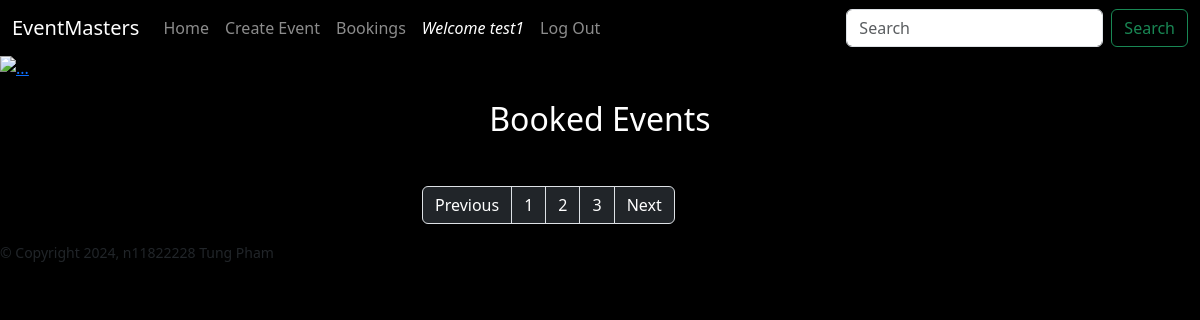
Before: /Order/BookingHistory (signed in) with the older database file.
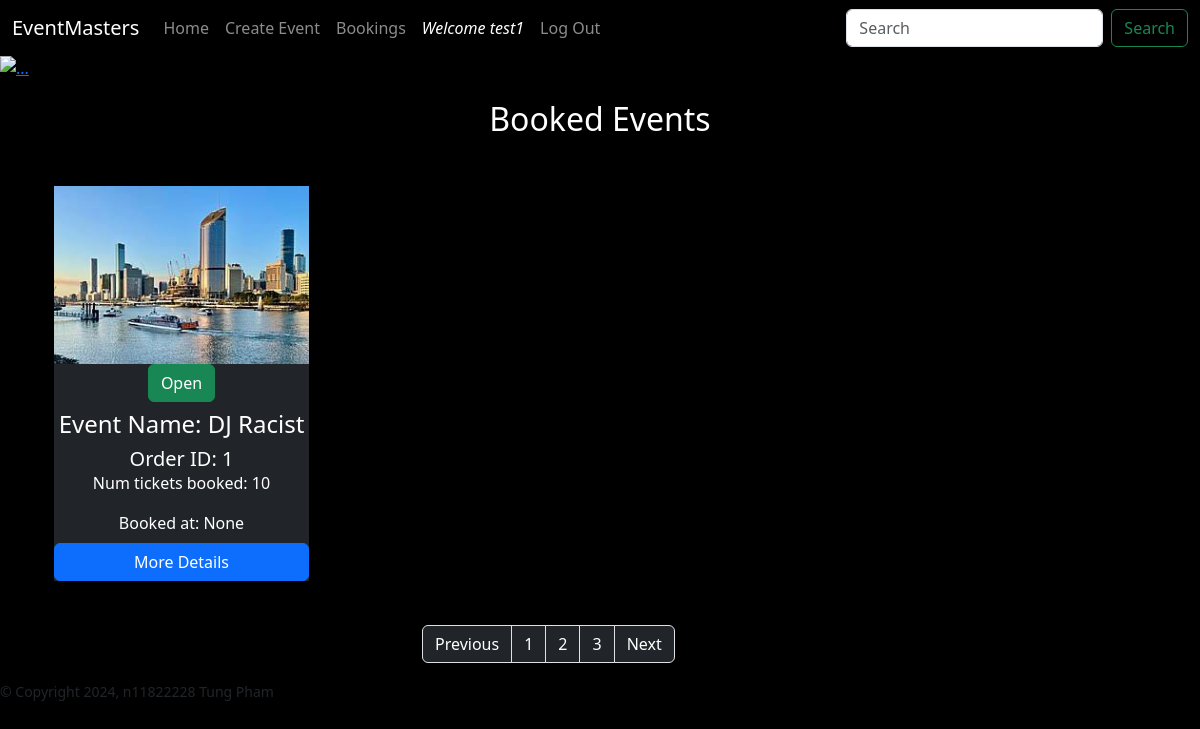
After: the same page with the newer database file.
### website/models.py (models this page shows, shortened)
class User(db.Model, UserMixin):
    __tablename__ = 'users'
    id = db.Column(db.Integer, primary_key = True, unique=True)
    name = db.Column(db.String(100), index=True, unique=True, nullable=False)
    emailid = db.Column(db.String(100), index=True, nullable=False)
    password_hash = db.Column(db.String(255), nullable=False)
    comments = db.relationship('Comment', backref='user')
    orders = db.relationship('Order', backref='user')

class Order(db.Model):
    _tablename__ = 'orders'
    id = db.Column(db.Integer, primary_key=True)
    ticketsbooked = db.Column(db.Integer)
    booked_at = db.Column(db.DateTime, default=datetime.now())
    user_id = db.Column(db.Integer, db.ForeignKey('users.id'))
    Event_id = db.Column(db.Integer, db.ForeignKey('events.id'))

class Event(db.Model):
    __tablename__ = 'events'
    id = db.Column(db.Integer, primary_key=True)
    name = db.Column(db.String(80))
    description = db.Column(db.String(200))
    image = db.Column(db.String(400))
    start_time = db.Column(db.DateTime)
    end_time = db.Column(db.DateTime)
    location = db.Column(db.String(80))
    genre = db.Column(db.String(10))
    price = db.Column(db.Float)
    numberoftickets = db.Column(db.Integer)
    status = db.Column(db.String(20), default="Open")
    comments = db.relationship('Comment', backref='event')
    orders = db.relationship('Order', backref='event')
    user_id = db.Column(db.Integer, db.ForeignKey('users.id'))

### website/orders.py (the view)
@login_required
@order_bp.route('/BookingHistory')
def orders():
    orders = db.session.scalars(db.select(Order).join(Event).where(Order.user_id==current_user.id)).all()
    print(orders)
    return render_template('orders.html', orders=orders)

### website/templates/orders.html (shortened to what this page needs)
{% extends 'base.html' %}
{% block header %}
      <div id="carouselExampleDark" class="carousel carousel-dark slide">
        <div class="carousel-indicators">
          <button
            type="button"
            data-bs-target="#carouselExampleDark"
            data-bs-slide-to="0"
            class="active"
            aria-current="true"
            aria-label="Slide 1"
          ></button>
          <button
            type="button"
            data-bs-target="#carouselExampleDark"
            data-bs-slide-to="1"
            aria-label="Slide 2"
          ></button>
          <button
            type="button"
            data-bs-target="#carouselExampleDark"
            data-bs-slide-to="2"
            aria-label="Slide 3"
          ></button>
        </div>
        <div class="carousel-inner">
          <div class="carousel-item active" data-bs-interval="10000">
            <a href="Event Details.html">
              <img src="Static/Img/BTS.jpg" class="d-block w-100" alt="..." />
            </a>
            <div class="carousel-caption d-none d-md-block">
            </div>
          </div>
        </div>
        <button
          class="carousel-control-prev"
          type="button"
          data-bs-target="#carouselExampleDark"
          data-bs-slide="prev"
        >
          <span class="carousel-control-prev-icon" aria-hidden="true"></span>
        </button>
        <button
          class="carousel-control-next"
          type="button"
          data-bs-target="#carouselExampleDark"
          data-bs-slide="next"
        >
          <span class="carousel-control-next-icon" aria-hidden="true"></span>
        </button>
      </div>
{% endblock %}
{% block content %}
    <main class="cardset">
      <div class="container text-center">
        <h2 class="categorytext">Booked Events</h2>
        <div class="container cardset">
          <div class="row row-cols-1 row-cols-md-4 g-4 cardset">
            {% for order in orders %}
            <div class="col mb-4">
              <div class="card-group artist">
                <img
                  src="{{url_for('static', filename=order.event.image)}}" alt="Event Image"
                  class="card-img-top img-fluid"
                />
                <div class="card-body d-flex flex-column justify-content-between">
                  <div>
                    <button type="button" class="btn btn-success">
                      {{ order.event.status }}
                    </button>
                    <h4 class="card-title mt-2">Event Name: {{ order.event.name }}</h4>
                    <h5 class="card-title mt-2">Order ID: {{ order.id }}</h5>
                    <p class="card-text">Num tickets booked: {{ order.ticketsbooked }}</p>
                    <p class="card-text">Booked at: {{ order.booked_at }}</p>
                  </div>
                  <a href="{{ url_for('Event.details', id=order.Event_id) }}" class="btn btn-primary mt-2"
                    >More Details</a
                  >
                </div>
              </div>
            </div>
            {% endfor %}
          </div>
        </div>
        <div class="row cardset">
          <div class="col-md-4"></div>
          <div class="col-md-4">
            <nav aria-label="Page navigation example">
              <ul class="pagination">
                <li class="page-item">
                  <a class="page-link updates" href="#">Previous</a>
                </li>
                <li class="page-item">
                  <a class="page-link updates" href="#">1</a>
                </li>
                <li class="page-item">
                  <a class="page-link updates" href="#">2</a>
                </li>
                <li class="page-item">
                  <a class="page-link updates" href="#">3</a>
                </li>
                <li class="page-item">
                  <a class="page-link updates" href="#">Next</a>
                </li>
              </ul>
            </nav>
          </div>
        </div>
      </div>
    </main>
{% endblock %}

### website/templates/base.html (shortened to what this page needs)
<!DOCTYPE html>
<html lang="en">
  <head>
    <link
      href="https://cdn.jsdelivr.net/npm/bootstrap@5.3.3/dist/css/bootstrap.min.css"
      rel="stylesheet"
    />
    <link href="{{url_for('static', filename='style/Style.css')}}" rel="stylesheet"/>
  </head>
  <body class="background">
    <header>
      <nav class="navbar navbar-expand-lg navbar-dark background">
        <div class="container-fluid">
          <a class="navbar-brand" href="{{url_for('main.index')}}">EventMasters</a>
          <div class="collapse navbar-collapse" id="navbarSupportedContent">
            <ul class="navbar-nav me-auto mb-2 mb-lg-0">
              <li class="nav-item">
                <a class="nav-link" href="{{ url_for('main.index') }}">Home</a>
              </li>
              <li class="nav-item">
                <a class="nav-link" href="{{ url_for('Event.create') }}">Create Event</a>
              </li>
              <li class="nav-item">
                <a class="nav-link" href="{{ url_for('Order.orders') }}">Bookings</a>
              </li>
              {% if current_user.is_authenticated %}
              <a id="welcomenavbar" class="nav-item nav-link disabled text-muted" href="#">Welcome {{current_user.name}}</a>
              <a class="nav-item nav-link" href="{{ url_for('auth.logout') }}">Log Out</a>
            {% else %}
              <a class="nav-item nav-link" href="{{ url_for('auth.register') }}">Register</a>
              <a class="nav-item nav-link" href="{{ url_for('auth.login') }}">Log In</a>
            {% endif %}
            </ul>
            <form class="d-flex">
              <input
                class="form-control me-2"
                type="search"
                placeholder="Search"
                aria-label="Search"
              />
              <button class="btn btn-outline-success" type="submit">
                Search
              </button>
            </form>
          </div>
        </div>
      </nav>
        {% block header %}
        {% endblock %}
    </header>
    {% block content %}
    {% endblock %}
    <footer class="footer">
        <small>© Copyright 2024, n11822228 Tung Pham</small>
    </footer>
</body>
</html>

### website/Static/style/Style.css (style rules this page uses)
.background { background-color: black ; }
.categorytext { color: white; }
.cardset { padding-top: 20px; }
.artist { background-color: #212529; color: white; height: 100; }
.updates { background-color: #212529; color: white; }
#welcomenavbar { color:white !important; font-style: italic; }

Changed rows visible on the page:
added Order: image (picture), event.status "Open", event.name "DJ Racist", id "1", ticketsbooked "10", booked_at "None"
